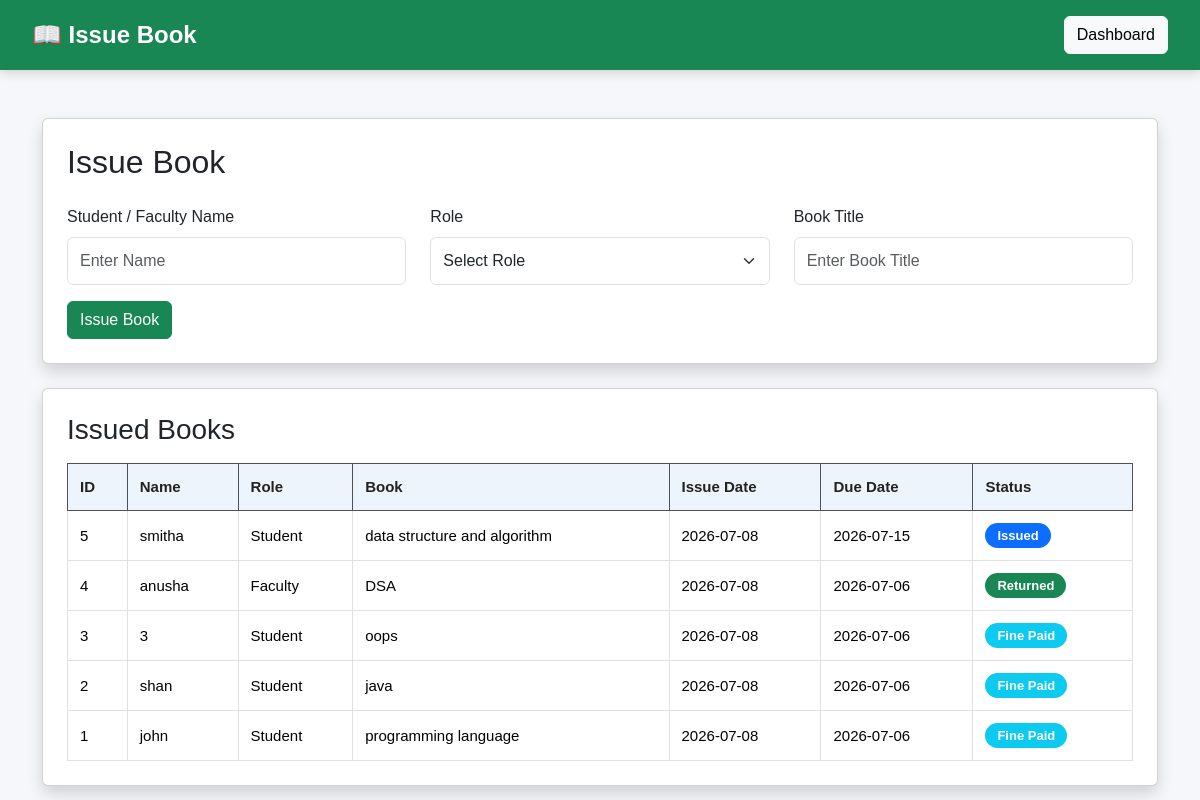
Page /issue on the committed database.
### tables this page shows
CREATE TABLE issued_books(
        id INTEGER PRIMARY KEY AUTOINCREMENT,
        user_name TEXT,
        role TEXT,
        book_title TEXT,
        issue_date TEXT,
        due_date TEXT,
        return_date TEXT,
        fine INTEGER DEFAULT 0,
        status TEXT
      );

### app.py (the view, shortened to what this page needs)
@app.route("/issue", methods=["GET", "POST"])
def issue():
    conn = get_db()
    cur = conn.cursor()
    cur.execute("""
    SELECT *
    FROM issued_books
    ORDER BY id DESC
    """)
    issued = cur.fetchall()
    conn.close()
    return render_template(
        "issue_book.html",
        issued=issued
    )

### app.py (called while the page is built)
def get_db():
    conn = sqlite3.connect(DATABASE)
    conn.row_factory = sqlite3.Row
    return conn

### templates/issue_book.html (shortened to what this page needs)
<!DOCTYPE html>
<html lang="en">
<head>
    <link href="https://cdn.jsdelivr.net/npm/bootstrap@5.3.3/dist/css/bootstrap.min.css" rel="stylesheet">
    <link rel="stylesheet" href="{{ url_for('static', filename='css/style.css') }}">
</head>
<body>
<nav class="navbar navbar-dark bg-success">
    <div class="container-fluid">
        <span class="navbar-brand fs-4">
            📖 Issue Book
        </span>
        <a href="/librarian" class="btn btn-light">
            Dashboard
        </a>
    </div>
</nav>
<div class="container mt-5">
    <div class="card shadow p-4">
        <h2 class="mb-4">
            Issue Book
        </h2>
        <form method="POST">
            <div class="row">
                <div class="col-md-4 mb-3">
                    <label class="form-label">
                        Student / Faculty Name
                    </label>
                    <input
                        type="text"
                        name="user_name"
                        class="form-control"
                        placeholder="Enter Name"
                        required>
                </div>
                <div class="col-md-4 mb-3">
                    <label class="form-label">
                        Role
                    </label>
                    <select
                        name="role"
                        class="form-select"
                        required>
                        <option value="">Select Role</option>
                    </select>
                </div>
                <div class="col-md-4 mb-3">
                    <label class="form-label">
                        Book Title
                    </label>
                    <input
                        type="text"
                        name="book_title"
                        class="form-control"
                        placeholder="Enter Book Title"
                        required>
                </div>
            </div>
            <button class="btn btn-success">
                Issue Book
            </button>
        </form>
    </div>
    <br>
    <div class="card shadow p-4">
        <h3 class="mb-3">
            Issued Books
        </h3>
        <table class="table table-bordered table-hover">
            <thead class="table-dark">
                <tr>
                    <th>ID</th>
                    <th>Name</th>
                    <th>Role</th>
                    <th>Book</th>
                    <th>Issue Date</th>
                    <th>Due Date</th>
                    <th>Status</th>
                </tr>
            </thead>
            <tbody>
            {% for book in issued %}
                <tr>
                    <td>{{ book.id }}</td>
                    <td>{{ book.user_name }}</td>
                    <td>{{ book.role }}</td>
                    <td>{{ book.book_title }}</td>
                    <td>{{ book.issue_date }}</td>
                    <td>{{ book.due_date }}</td>
                    <td>
                        {% if book.status == "Issued" %}
                            <span class="badge bg-primary">
                                Issued
                            </span>
                        {% elif book.status == "Returned" %}
                            <span class="badge bg-success">
                                Returned
                            </span>
                        {% elif book.status == "Paid" %}
                            <span class="badge bg-info">
                                Fine Paid
                            </span>
                        {% endif %}
                    </td>
                </tr>
            {% endfor %}
            </tbody>
        </table>
    </div>
</div>
</body>
</html>

### static/css/style.css (style rules this page uses)
* { margin:0; padding:0; box-sizing:border-box; font-family:Arial, Helvetica, sans-serif; }
body { background:#f5f7fb; }
.form-control, .form-select { height:48px; }
.navbar { background:#1f2937; padding:12px 20px; box-shadow:0 3px 10px rgba(0,0,0,.15); }
.navbar-brand { color:#fff !important; font-weight:bold; }
.table { margin-bottom:0; font-size:15px; }
.table thead th { background:#eef4fb; color:#222; font-weight:600; padding:12px; }
.table td { padding:12px; vertical-align:middle; }
.badge { padding:6px 12px; font-size:13px; border-radius:20px; }

### rows in the picture
issued_books: id "5", user_name "smitha", role "Student", book_title "data structure and algorithm", issue_date "2026-07-08", due_date "2026-07-15", status "Issued"
issued_books: id "4", user_name "anusha", role "Faculty", book_title "DSA", issue_date "2026-07-08", due_date "2026-07-06", status "Returned"
issued_books: id "3", user_name "3", role "Student", book_title "oops", issue_date "2026-07-08", due_date "2026-07-06", status "Fine Paid"
issued_books: id "2", user_name "shan", role "Student", book_title "java", issue_date "2026-07-08", due_date "2026-07-06", status "Fine Paid"
issued_books: id "1", user_name "john", role "Student", book_title "programming language", issue_date "2026-07-08", due_date "2026-07-06", status "Fine Paid"
